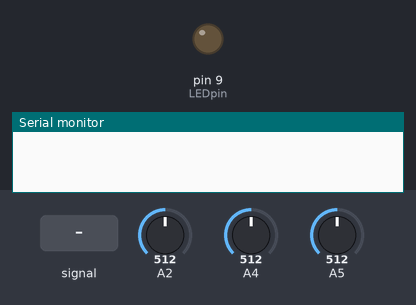
A sketch run on a simulated Arduino Uno, built with avr-gcc and run on an emulated ATmega328P. Shown: output pins drawn as LEDs (lit = HIGH), the last lines printed to the serial monitor. The test bench sets the inputs (shaded band); at power-on: A2 = 512, A4 = 512, A5 = 512.

Above: at 0.1 s.
At 6.3 s:
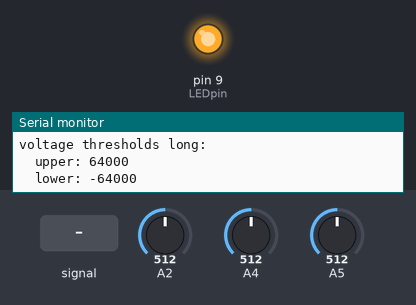
6.4 s: A2 fed a 200 Hz sine of ±81 counts around its level
Timing chart, 0 to 9.4 s (numbered marks = the images above; inputs shaded):
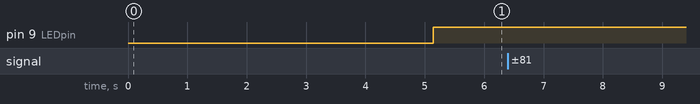

The sketch:

voltageFailureDetector.ino
```cpp
// A test pad for the development of ACV failure logic.
//
// The value of each filtered voltage sample is placed into one of 3 categories
// (enum voltageZones).  Whenever the voltage departs from the central zone,
// which shows that the AC is still active) the time is noted.
//
// The time 'now'is checked every loop and compared with the time of the last
// recorded departure.  If their difference ever exceeds the #defined value
// a few lines down, AC failure is declared.
//
//   With 10mS, the LED flickers, as one might expect;
//   With 11 mS, it seems stable enough;
//   With 12 mS, I have little doubt that it will work reliably
//
//  With a tightly set level, there's always the chance of a false alarm.
//  This risk will need to be balanced against the reduced period that would
//  be available for emergengy housekeeping measures in the event of a real
//  power failure if a safer i.e. 'longer' persistence period were to be used.
//
//  All non-essential code has been stripped out.  Two current samples and
//  one voltage sample are taken each loop, but only the voltage samples
//  are actually processed.
//
//  RAE 31/1/14

#include <Arduino.h> // may not be needed, but it's probably a good idea to include this

#include <TimerOne.h>
#define ADC_TIMER_PERIOD 125 // uS
#define MAX_INTERVAL_BETWEEN_CONSECUTIVE_PEAKS 12 // mS

// definition of enumerated types
enum polarities {NEGATIVE, POSITIVE};
enum LEDstates {LED_OFF, LED_ON};
enum voltageZones {NEGATIVE_ZONE, MIDDLE_ZONE, POSITIVE_ZONE};

const byte LEDpin = 9;
const byte voltageSensor = 2;          // A3 is for the voltage sensor
const byte currentSensor_diverted = 4; // A4 is for CT2 which measures diverted current
const byte currentSensor_grid = 5;     // A5 is for CT1 which measures grid current

const byte startUpPeriod = 3;  // in seconds, to allow LP filter to settle
const int DCoffset_I = 512;    // nominal mid-point value of ADC @ x1 scale

boolean beyondStartUpPhase = false;     // start-up delay, allows things to settle
unsigned long startTime = 0;       // is non-zero when in Tallymode
long cycleCount = 0;                    // counts mains cycles from start-up
long DCoffset_V_long;              // <--- for LPF
long DCoffset_V_min;               // <--- for LPF
long DCoffset_V_max;               // <--- for LPF

// for interaction between the main processor and the ISRs
volatile boolean dataReady = false;
int sampleI_grid;
int sampleI_diverted;
int sampleV;

// for voltage failure detection logic
int voltageThresholdOffset = 250; // in ADC steps from mid-point
long voltageThesholdUpper_long;  // determined once in setup()
long voltageThesholdLower_long;  // determined once in setup()
unsigned long timeOfLastPeakEntry; // would be better as a static in the processing function
enum voltageZones voltageZoneOfLastSampleV; // would be better as a static in the processing function
enum voltageZones lastPeakZoneVisited; // would be better as a static in the processing function


void setup()
{
  Serial.begin(9600);
  Serial.println();

  delay(5000); // allow time to open Serial monitor

  Serial.println();
  Serial.println();
  Serial.println("-------------------------------------");
  Serial.println("Sketch ID:      AC failure detector");

  pinMode(LEDpin, OUTPUT);
  digitalWrite(LEDpin, LED_OFF);

  // Define operating limits for the LP filter which identifies DC offset in the voltage
  // sample stream.  By limiting the output range, the filter always should start up
  // correctly.
  DCoffset_V_long = 512L * 256; // nominal mid-point value of ADC @ x256 scale
  DCoffset_V_min = (long)(512L - 100) * 256; // mid-point of ADC minus a working margin
  DCoffset_V_max = (long)(512L + 100) * 256; // mid-point of ADC plus a working margin

  Serial.print ("ADC mode:       ");
  Serial.print (ADC_TIMER_PERIOD);
  Serial.println ( "uS fixed timer");

  // Set up the ADC to be triggered by a hardware timer of fixed duration
  ADCSRA  = (1<<ADPS0)+(1<<ADPS1)+(1<<ADPS2);  // Set the ADC's clock to system clock / 128
  ADCSRA |= (1 << ADEN);                 // Enable ADC

  Timer1.initialize(ADC_TIMER_PERIOD);   // set Timer1 interval
  Timer1.attachInterrupt( timerIsr );    // declare timerIsr() as interrupt service routine

  Serial.print(">>free RAM = ");
  Serial.println(freeRam());  // a useful value to keep an eye on

  Serial.println ("----");

  voltageThesholdUpper_long = (long)voltageThresholdOffset << 8;
  voltageThesholdLower_long = -1 * voltageThesholdUpper_long;
  Serial.println("voltage thresholds long:");
  Serial.print("  upper: ");
  Serial.println(voltageThesholdUpper_long);
  Serial.print("  lower: ");
  Serial.println(voltageThesholdLower_long);

}

// An Interrupt Service Routine is now defined in which the ADC is instructed to
// measure V and I alternately.  A "data ready"flag is set after each voltage conversion
// has been completed.
//   For each pair of samples, this means that current is measured before voltage.  The
// current sample is taken first because the phase of the waveform for current is generally
// slightly advanced relative to the waveform for voltage.  The data ready flag is cleared
// within loop().
//   This Interrupt Service Routine is for use when the ADC is fixed timer mode.  It is
// executed whenever the ADC timer expires.  In this mode, the next ADC conversion is
// initiated from within this ISR.
//
void timerIsr(void)
{
  static unsigned char sample_index = 0;

  switch(sample_index)
  {
    case 0:
      sampleV = ADC;                    // store the ADC value (this one is for Voltage)
      ADMUX = 0x40 + currentSensor_diverted;  // set up the next conversion, which is for Diverted Current
      ADCSRA |= (1<<ADSC);              // start the ADC
      sample_index++;                   // increment the control flag
      dataReady = true;                 // all three ADC values can now be processed
      break;
    case 1:
      sampleI_diverted = ADC;               // store the ADC value (this one is for Diverted Current)
      ADMUX = 0x40 + currentSensor_grid;  // set up the next conversion, which is for Grid Current
      ADCSRA |= (1<<ADSC);              // start the ADC
      sample_index++;                   // increment the control flag
      break;
    case 2:
      sampleI_grid = ADC;               // store the ADC value (this one is for Grid Current)
      ADMUX = 0x40 + voltageSensor;  // set up the next conversion, which is for Voltage
      ADCSRA |= (1<<ADSC);              // start the ADC
      sample_index = 0;                 // reset the control flag
      break;
    default:
      sample_index = 0;                 // to prevent lockup (should never get here)
  }
}


// When using interrupt-based logic, the main processor waits in loop() until the
// dataReady flag has been set by the ADC.  Once this flag has been set, the main
// processor clears the flag and proceeds with all the processing for one set of
// V & I samples.  It then returns to loop() to wait for the next set to become
// available.
//   If the next set of samples become available before the processing of the
// previous set has been completed, data could be lost.  This situation can be
// avoided by prior use of the WORKLOAD_CHECK mode.  Using this facility, the amount
// of spare processing capacity per loop can be determined.
//   If there is insufficient processing capacity to do all that is required, the
// base workload can be reduced by increasing the duration of ADC_TIMER_PERIOD.
//
void loop()
{
  if (dataReady)   // flag is set after every pair of ADC conversions
  {
    dataReady = false; // reset the flag
    allGeneralProcessing(); // executed once for each pair of V&I samples
  }  // <-- this closing brace needs to be outside the WORKLOAD_CHECK blocks!
} // end of loop()


// This routine is called to process each pair of V & I samples.  Note that when using
// interrupt-based code, it is not necessary to delay the processing of each pair of
// samples as was done in Mk2a builds.  This is because there is no longer a strict
// alignment between the obtaining of each sample by the ADC and the processing that can
// be done by the main processor while the ADC conversion is in progress.
//   When interrupts are used, the main processor and the ADC work autonomously, their
// operation being only linked via the dataReady flag.  As soon as data is made available
// by the ADC, the main processor can start to work on it immediately.
//
void allGeneralProcessing()
{
  static int samplesDuringThisCycle;             // for normalising the power in each mains cycle
  static enum polarities polarityOfLastSampleV;  // for zero-crossing detection
  static long cumVdeltasThisCycle_long;    // for the LPF which determines DC offset (voltage)

  // for AC failure detection
  enum voltageZones voltageZoneNow;
  boolean nextPeakDetected = false;
  unsigned long timeNow = millis();

  // remove DC offset from the raw voltage sample by subtracting the accurate value
  // as determined by a LP filter.
  long sampleVminusDC_long = ((long)sampleV<<8) - DCoffset_V_long;

  /* ---------------------------------------
   * New section for AC failure detection
   */

  // First, determine which zone the filtered voltage level is in now.
  if (sampleVminusDC_long > voltageThesholdUpper_long) {
    voltageZoneNow = POSITIVE_ZONE; }
  else
  if (sampleVminusDC_long < voltageThesholdLower_long) {
    voltageZoneNow = NEGATIVE_ZONE; }
  else {
    voltageZoneNow = MIDDLE_ZONE; }

  // Check whether the voltage has just appeared in the next
  // peak zone as expected.  If it has, reset the timer logic.
  //
  if (voltageZoneOfLastSampleV == MIDDLE_ZONE)
  {
    if ( (voltageZoneNow == POSITIVE_ZONE) &&
         (lastPeakZoneVisited == NEGATIVE_ZONE) )
    {
      nextPeakDetected = true;
    }
    else
    if ( (voltageZoneNow == NEGATIVE_ZONE) &&
         (lastPeakZoneVisited == POSITIVE_ZONE) )
    {
      nextPeakDetected = true;
    }

    if (nextPeakDetected)
    {
      timeOfLastPeakEntry = timeNow;
      lastPeakZoneVisited = voltageZoneNow;
    }
  }

  // Now check whether we're out of time
  if (timeNow - timeOfLastPeakEntry > MAX_INTERVAL_BETWEEN_CONSECUTIVE_PEAKS)
  {
    // AC has failed, so raise the alarm
    digitalWrite(LEDpin, LED_ON);
  }
  else
  {
    // no problem, so clear the alarm
    digitalWrite(LEDpin, LED_OFF);
  }
/*  end of section for AC failure detection
 * ---------------------------------------
 */

  // determine polarity, to aid the logical flow
  enum polarities polarityNow;
  if(sampleVminusDC_long > 0) {
    polarityNow = POSITIVE; }
  else {
    polarityNow = NEGATIVE; }

  if (polarityNow == POSITIVE)
  {

    if (beyondStartUpPhase)
    {
      if (polarityOfLastSampleV != POSITIVE)
      {
        // This is the start of a new +ve half cycle (just after the zero-crossing point)
        cycleCount++;
      } // end of processing that is specific to the first Vsample in each +ve half cycle
    }
    else
    {
      // wait until the DC-blocking filters have had time to settle
      if(millis() > startTime + (startUpPeriod * 1000))
      {
        beyondStartUpPhase = true;
        Serial.println ("Go!");
      }
    }

  } // end of processing that is specific to samples where the voltage is positive

  else // the polatity of this sample is negative
  {
    if (polarityOfLastSampleV != NEGATIVE)
    {
      // This is a convenient point to update the Low Pass Filter for DC-offset removal
      long previousOffset = DCoffset_V_long;
      DCoffset_V_long = previousOffset + (cumVdeltasThisCycle_long>>6); // faster than * 0.01
      cumVdeltasThisCycle_long = 0;

      // To ensure that the LPF will always start up correctly when 240V AC is available, its
      // output value needs to be prevented from drifting beyond the likely range of the
      // voltage signal.  This avoids the need to use a HPF as was done for initial Mk2 builds.
      //
      if (DCoffset_V_long < DCoffset_V_min) {
        DCoffset_V_long = DCoffset_V_min; }
      else
      if (DCoffset_V_long > DCoffset_V_max) {
        DCoffset_V_long = DCoffset_V_max; }

    } // end of processing that is specific to the first Vsample in each -ve half cycle
  } // end of processing that is specific to samples where the voltage is positive

  // processing for EVERY pair of samples
  //


  samplesDuringThisCycle++;

  // store items for use during next loop
  cumVdeltasThisCycle_long += sampleVminusDC_long; // for use with LP filter
//  lastSampleVminusDC_long = sampleVminusDC_long;  // required for phaseCal algorithm
  polarityOfLastSampleV = polarityNow;  // for identification of half cycle boundaries
  voltageZoneOfLastSampleV = voltageZoneNow; // for voltage failure detection
//  updateDisplay();
}
//  ----- end of main Mk2i code -----


int freeRam () {
  extern int __heap_start, *__brkval;
  int v;
  return (int) &v - (__brkval == 0 ? (int) &__heap_start : (int) __brkval);
}
```
